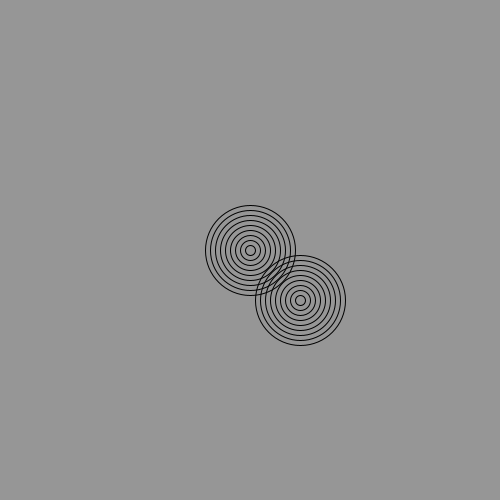
Frame 1 (no input)
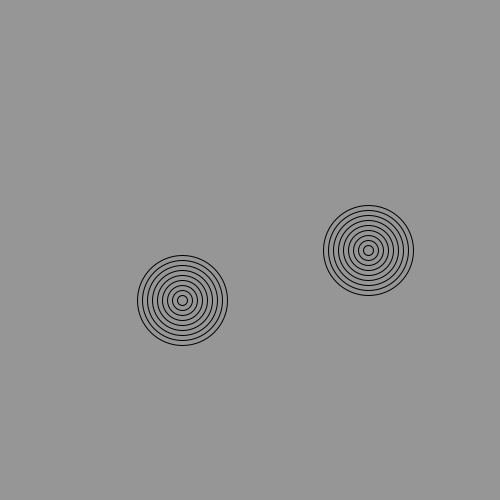
Frame 60 (the mouse pressed at the canvas centre just before this capture)
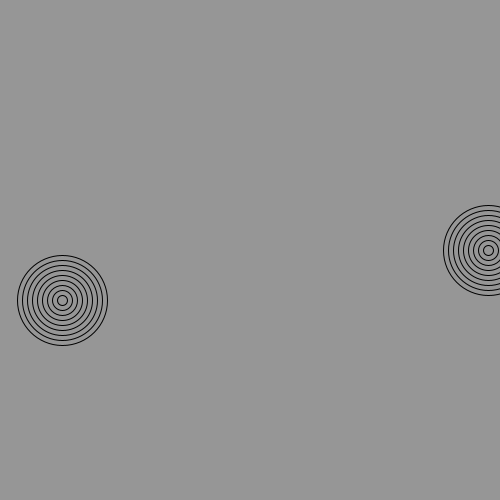
Frame 120 (the mouse held since frame 60 and released just before this capture)

The Processing sketch that drew these frames (run headless with seeded random() and noise(); from frame 60 on, the mouse is pressed at the canvas centre):

// Processing sketch: amazing_rings
// ── amazing_rings.pde
int x = 250;
int y = 250;
int speed = 2;
int x2 =  300;
int y2 = 300;
int speed2 = -2;
void setup() {
  size(500, 500);
noFill();

}


void draw() { background(150);
  // Go to the recipe to run the demonstration before starting this program
  for(int i=0; i<10; i++){ ellipse(x,y, i*10, i*10);}
  x += speed;
   for(int i=0; i<10; i++){ ellipse(x2,y2, i*10, i*10);}
  x2 += speed2;
  
  /*
  Use the code from your Bullseye program to draw the rings shown in this recipe.
  You can use the noFill() command to make your ellipses transparent.
  Make the rings move past each other.
  When the rings hit the side of the sketch, make them reverse their direction.
  */
}
